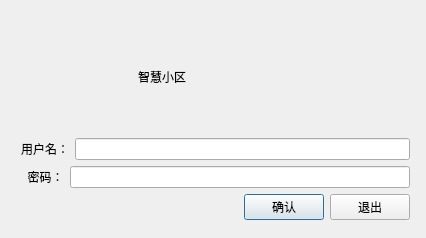
<?xml version="1.0" encoding="UTF-8"?>
<ui version="4.0">
 <class>Login</class>
 <widget class="QDialog" name="Login">
  <property name="geometry">
   <rect>
    <x>0</x>
    <y>0</y>
    <width>426</width>
    <height>238</height>
   </rect>
  </property>
  <property name="minimumSize">
   <size>
    <width>426</width>
    <height>238</height>
   </size>
  </property>
  <property name="maximumSize">
   <size>
    <width>426</width>
    <height>238</height>
   </size>
  </property>
  <property name="windowTitle">
   <string>智慧小区登录系统</string>
  </property>
  <widget class="QWidget" name="layoutWidget">
   <property name="geometry">
    <rect>
     <x>10</x>
     <y>10</y>
     <width>411</width>
     <height>221</height>
    </rect>
   </property>
   <layout class="QVBoxLayout" name="verticalLayout_3">
    <item>
     <layout class="QVBoxLayout" name="verticalLayout_2">
      <item>
       <layout class="QHBoxLayout" name="horizontalLayout">
        <item>
         <widget class="QLabel" name="label">
          <property name="minimumSize">
           <size>
            <width>111</width>
            <height>91</height>
           </size>
          </property>
          <property name="maximumSize">
           <size>
            <width>111</width>
            <height>91</height>
           </size>
          </property>
          <property name="styleSheet">
           <string notr="true">image: url(:/pic.png);</string>
          </property>
          <property name="text">
           <string/>
          </property>
         </widget>
        </item>
        <item>
         <widget class="QLabel" name="label_2">
          <property name="styleSheet">
           <string notr="true">font: 36pt &quot;华文琥珀&quot;;</string>
          </property>
          <property name="text">
           <string>智慧小区</string>
          </property>
         </widget>
        </item>
       </layout>
      </item>
      <item>
       <layout class="QVBoxLayout" name="verticalLayout">
        <item>
         <layout class="QHBoxLayout" name="horizontalLayout_2">
          <item>
           <widget class="QLabel" name="label_3">
            <property name="styleSheet">
             <string notr="true">font: 9pt &quot;幼圆&quot;;</string>
            </property>
            <property name="text">
             <string>用户名：</string>
            </property>
           </widget>
          </item>
          <item>
           <widget class="QLineEdit" name="le_username"/>
          </item>
         </layout>
        </item>
        <item>
         <layout class="QHBoxLayout" name="horizontalLayout_3">
          <item>
           <widget class="QLabel" name="label_4">
            <property name="styleSheet">
             <string notr="true">font: 9pt &quot;幼圆&quot;;</string>
            </property>
            <property name="text">
             <string>  密码：</string>
            </property>
           </widget>
          </item>
          <item>
           <widget class="QLineEdit" name="le_password"/>
          </item>
         </layout>
        </item>
       </layout>
      </item>
     </layout>
    </item>
    <item>
     <layout class="QHBoxLayout" name="horizontalLayout_4">
      <item>
       <spacer name="horizontalSpacer">
        <property name="orientation">
         <enum>Qt::Horizontal</enum>
        </property>
        <property name="sizeHint" stdset="0">
         <size>
          <width>40</width>
          <height>20</height>
         </size>
        </property>
       </spacer>
      </item>
      <item>
       <widget class="QPushButton" name="confirm_button">
        <property name="text">
         <string>确认</string>
        </property>
       </widget>
      </item>
      <item>
       <widget class="QPushButton" name="exit_button">
        <property name="text">
         <string>退出</string>
        </property>
       </widget>
      </item>
     </layout>
    </item>
   </layout>
  </widget>
 </widget>
 <layoutdefault spacing="6" margin="11"/>
 <resources/>
 <connections>
  <connection>
   <sender>exit_button</sender>
   <signal>clicked()</signal>
   <receiver>Login</receiver>
   <slot>close()</slot>
   <hints>
    <hint type="sourcelabel">
     <x>371</x>
     <y>305</y>
    </hint>
    <hint type="destinationlabel">
     <x>343</x>
     <y>242</y>
    </hint>
   </hints>
  </connection>
 </connections>
</ui>
